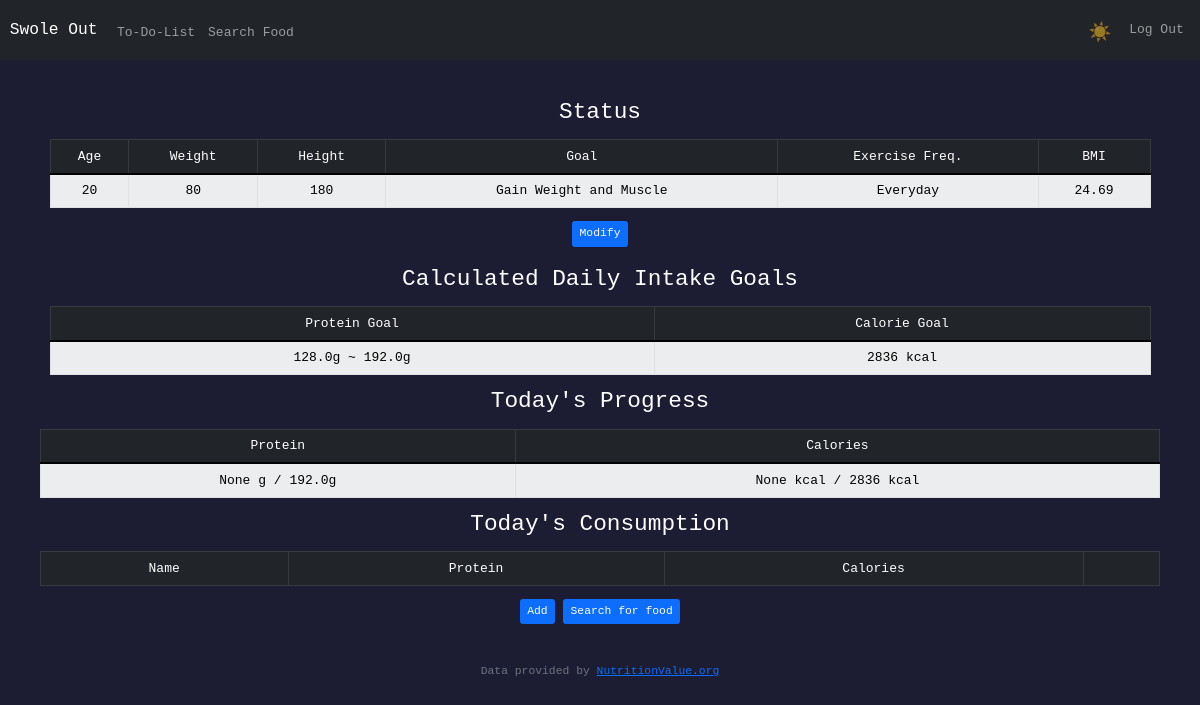
The page / (signed in) on the database its author committed.
### tables this page shows
CREATE TABLE build (
id INTEGER PRIMARY KEY AUTOINCREMENT NOT NULL,
user_id INT,
height NUMERIC NOT NULL,
weight NUMERIC NOT NULL,
freq NUMERIC NOT NULL,
goal NUMERIC NOT NULL, age NUMERIC NOT NULL DEFAULT(0), sex INT,
FOREIGN KEY (user_id) REFERENCES users(id)
);

### app.py (the view, shortened to what this page needs)
@app.route("/", methods=["GET", "POST"])
@login_required
def index():
    if request.method == "GET":
        bmi_res = bmi(session["user_id"])
        bmr_res = bmr(session["user_id"])
        body_type = define_user(session["user_id"], bmi_res)
        intake = calculate(session["user_id"], body_type, bmr_res)
        daily_diet = db.execute("SELECT * FROM daily_diet WHERE user_id = ? AND date = ?", session["user_id"], formatted_datetime)
        daily_progress = db.execute("SELECT SUM(protein) AS pro_sum, SUM(calories) AS cal_sum FROM daily_diet WHERE date = ? AND user_id = ?", formatted_datetime, session["user_id"])
        status = db.execute("SELECT * FROM build WHERE user_id = ?", session["user_id"])
        return render_template("index.html", protein_min=intake["pro_min"], protein_max=intake["pro_max"], calorie=round(intake["calorie"]), daily_diet=daily_diet, pro_progress=daily_progress[0]["pro_sum"], cal_progress=daily_progress[0]["cal_sum"], bmi=bmi_res, status=status)

### app.py (called while the page is built)
@app.after_request
def after_request(response):
    response.headers["Cache-Control"] = "no-cache, no-store, must-revalidate"
    response.headers["Expires"] = 0
    response.headers["Pragma"] = "no-cache"
    return response

### helpers.py (called while the page is built)
def login_required(f):
    @wraps(f)
    def decorated_function(*args, **kwargs):
        if session.get("user_id") is None:
            return redirect("/login")
        return f(*args, **kwargs)
    return decorated_function

def define_user(user_id, bmi):
    data = db.execute("SELECT * FROM build WHERE user_id = ?", user_id)
    body_type = {}
    if bmi <= 18.5:
        body_type["bmi"] = 0
    elif bmi > 18.5 and bmi <= 24.9:
        body_type["bmi"] = 1
    elif bmi >= 25 and bmi <= 29.9:
        body_type["bmi"] = 2
    else:
        body_type["bmi"] = 3
    if data[0]["freq"] == 0:
        body_type["exercise_level"] = "sedentary"
    else:
        body_type["exercise_level"] = "active"
    return body_type

def bmi(user_id):
    data = db.execute("SELECT height, weight FROM build WHERE user_id = ?", user_id)
    return float("{:.2f}".format(float(data[0]["weight"] / (float(data[0]["height"])/100) ** 2)))

def bmr(user_id):
    data = db.execute("SELECT sex, age, height, weight FROM build WHERE user_id = ?", user_id)
    if data[0]["sex"] == 0:
        return 10 * data[0]["weight"] + 6.25 * data[0]["height"] - 5 * data[0]["age"] + 5
    else:
        return 10 * data[0]["weight"] + 6.25 * data[0]["height"] - 5 * data[0]["age"] - 161

### templates/index.html (shortened to what this page needs)
{% extends "layout.html" %}
{% block main %}
    <div class="container">
        <div class="container">
            <h3 class="mb-3">Status</h3>
            <table class="table mb-3 table-dark table-bordered table-striped">
                <thead>
                    <tr>
                        <td>Age</td>
                        <td>Weight</td>
                        <td>Height</td>
                        <td>Goal</td>
                        <td>Exercise Freq.</td>
                        <td>BMI</td>
                    </tr>
                </thead>
                <tbody class="table-light">
                    <tr>
                        <td>{{ status[0]["age"] }}</td>
                        <td>{{ status[0]["weight"] }}</td>
                        <td>{{ status[0]["height"] }}</td>
                        {% if status[0]["goal"]  == 0 %}
                        <td>Body Weight Maintenance</td>
                        {% elif status[0]["goal"] == 1 %}
                        <td>Gain Weight and Muscle</td>
                        {% elif status[0]["goal"] == 1 %}
                        <td>Lose Weight</td>
                        {% endif %}
                        {% if status[0]["freq"] == 0 %}
                        <td>No exercise at all!</td>
                        {% elif status[0]["freq"] == 1 %}
                        <td>Two to three times a week</td>
                        {% else %}
                        <td>Everyday</td>
                        {% endif %}
                        <td>{{ bmi }}</td>
                    </tr>
                </tbody>
            </table>
        </div>
        <div class="container mb-4">
            <button class="btn btn-sm btn-primary" data-bs-toggle="modal" data-bs-target="#modalmod">Modify</button>
        </div>
        <div class="container">
            <h3 class="mb-3">Calculated Daily Intake Goals</h3>
            <table class="table mb-3 table-dark table-bordered table-striped">
                <thead>
                    <tr>
                        <td>Protein Goal</td>
                        <td>Calorie Goal</td>
                    </tr>
                </thead>
                <tbody class="table-light">
                    <tr>
                        <td>{{ protein_min }}g ~ {{ protein_max }}g</td>
                        <td>{{ calorie }} kcal</td>
                    </tr>
                </tbody>
            </table>
        </div>
    <h3 class="mb-3">Today's Progress</h3>
    <table class="table table-dark table-bordered table-striped">
        <thead>
            <tr>
                <td>Protein</td>
                <td>Calories</td>
            </tr>
        </thead>
        <tbody class="table-light">
            <tr>
                <td>{{ pro_progress }} g / {{ protein_max }}g</td>
                <td>{{ cal_progress }} kcal / {{calorie}} kcal </td>
            </tr>
        </tbody>
    </table>
    <h3 class="mb-3">Today's Consumption</h3>
    <table class="table table-bordered table-dark table-striped align-middle">
        <thead>
            <tr>
                <td>Name</td>
                <td>Protein</td>
                <td>Calories</td>
                <td></td>
            </tr>
        </thead>
    </table>
    <div class="container">
        <button class="btn btn-sm btn-primary" data-bs-toggle="modal" data-bs-target="#modal">Add</button>
        <a href="/search" class="btn btn-sm btn-primary">Search for food</a>
    </div>
    </div>
{% endblock %}

### static/styles.css (style rules this page uses)
* { font-family: monospace; }
.dark { background-color: #1c1c33; color: white; }

### rows shown on the page
build: age "20", weight "80", height "180"

### other values the page prints
{{ bmi }} "24.69"
{{ protein_min }} "128.0"
{{ protein_max }} "192.0"
{{ calorie }} "2836"
{{ pro_progress }} "None"
{{ cal_progress }} "None"
